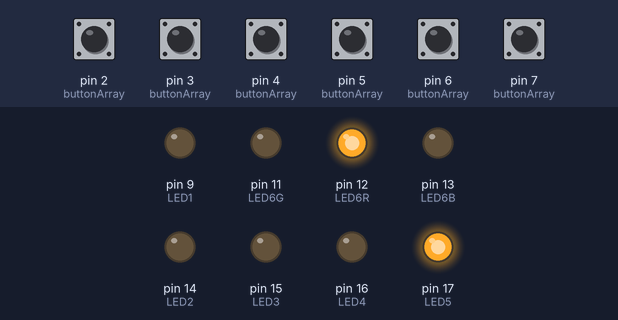
Simulated run of this sketch. Board: Arduino Uno, built with avr-gcc and run on an emulated ATmega328P. Shown: output pins drawn as LEDs (lit = HIGH). The test bench sets the inputs (shaded band); at power-on: pin 2 (buttonArray), pin 3 (buttonArray), pin 4 (buttonArray), pin 5 (buttonArray), pin 6 (buttonArray), pin 7 (buttonArray) HIGH. What the sketch prints to the serial monitor is not drawn.

Above: at 2.8 s.
2.9 s: pin 2 (buttonArray) pulled LOW for 0.15 s
At 4.1 s:
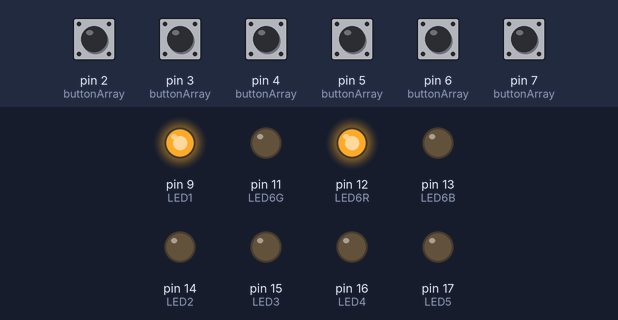
4.5 s: pin 3 (buttonArray) pulled LOW for 0.15 s
At 5.3 s:
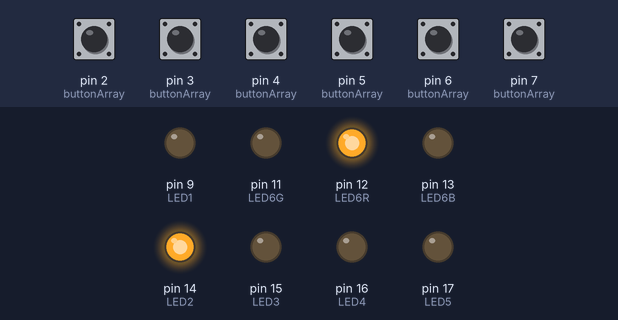
6.1 s: pin 4 (buttonArray) pulled LOW for 0.15 s
At 7.4 s:
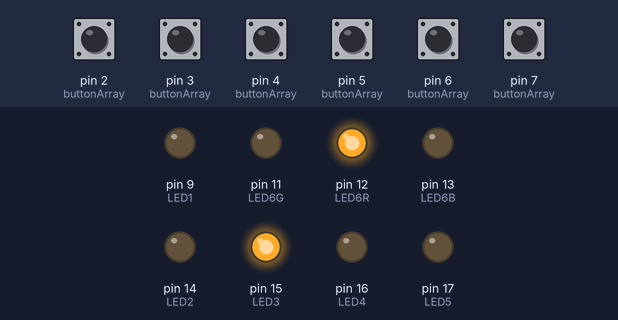
7.7 s: pin 5 (buttonArray) pulled LOW for 0.15 s
At 8.9 s:
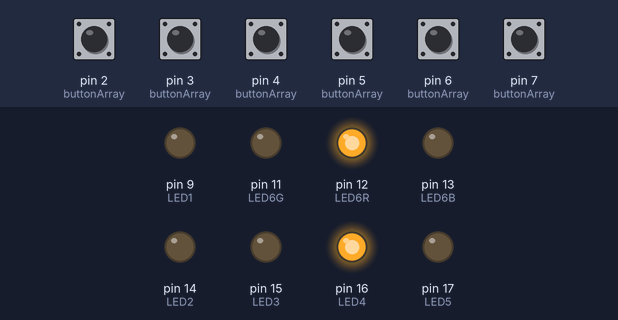
9.3 s: pin 7 (buttonArray) pulled LOW for 1 s
At 11.9 s:
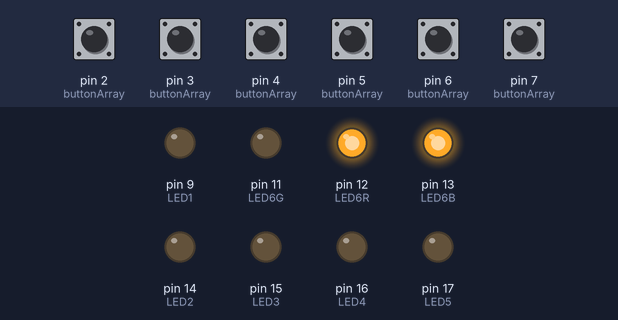
12.4 s: pin 6 (buttonArray) pulled LOW for 0.15 s
At 13.7 s:
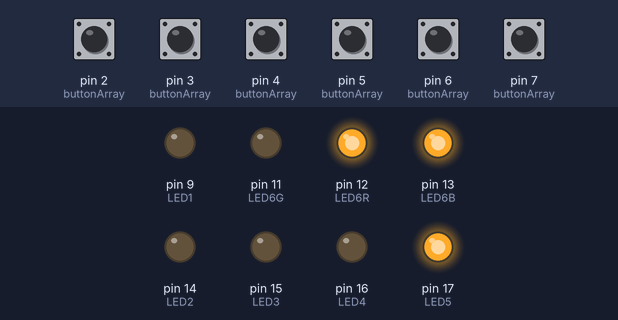
Timing chart, 0 to 15.0 s (numbered marks = the images above; inputs shaded):
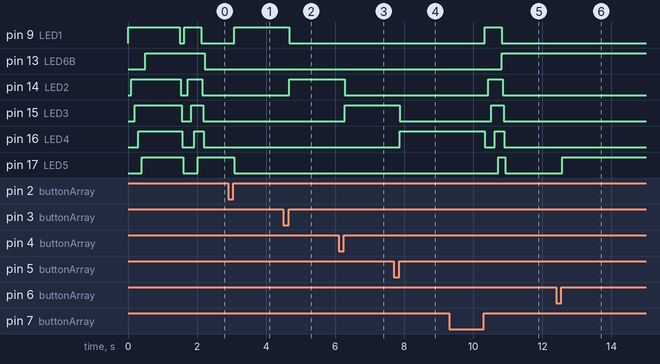

The sketch:

dmc6.ino
```cpp
// (licence header left out)
#include <Bounce2.h>

#define BTN1 2
#define BTN2 3
#define BTN3 4
#define BTN4 5
#define BTN5 6
#define BTN6 7
#define INTERVAL 25

#define LED1 9
#define LED2 14
#define LED3 15
#define LED4 16
#define LED5 17
#define LED6G 11
#define LED6R 12
#define LED6B 13

#define BANK1 0
#define BANK2 1
#define BANK3 2
#define BANK1ALT 3
#define BANK2ALT 4
#define BANK3ALT 5

#define ON 127
#define OFF 0

#define ALTPROGRAMSHIFT 18

Bounce2::Button bounce1 = Bounce2::Button();
Bounce2::Button bounce2 = Bounce2::Button();
Bounce2::Button bounce3 = Bounce2::Button();
Bounce2::Button bounce4 = Bounce2::Button();
Bounce2::Button bounce5 = Bounce2::Button();
Bounce2::Button bounce6 = Bounce2::Button();

int progCounter = 0;
int currentProg = 0;
int currentBank = 0;
bool isAltMode = false;
bool isCCMode = false;
bool isMuteMode = false;

int ledArray[] = {LED1, LED2, LED3, LED4, LED5, LED6R, LED6G, LED6B};
int buttonArray[] = {BTN1, BTN2, BTN3, BTN4, BTN5, BTN6};
Bounce2::Button bounceArray[] = {bounce1, bounce2, bounce3, bounce4, bounce5, bounce6};
byte currentCCValue[] = {OFF, OFF, OFF, OFF, OFF};
byte ccParam[] = {60, 61, 0, 62, 63};


void midiCC(byte cont, byte value) {
  // Serial.print("Sending CC: ");
  // Serial.print(cont);
  // Serial.print(" / ");
  // Serial.println(value);
  Serial.write(0xB0);
  Serial.write(cont);
  Serial.write(value);
}

void midiPC(int prog) {
  if (isAltMode && !isMuteMode) {
    prog += 10;
  }
  // Serial.print("Sending PC: ");
  // Serial.println(prog);
  Serial.write(0xC0);
  Serial.write(prog);
}


void flashLED(byte LED) {
  for (int i=0; i<10; i++) {
    digitalWrite(ledArray[LED-1], !digitalRead(ledArray[LED-1]) );
    delay(100);
  }
}

void clearLED() {
  for (int i = 0; i <5; i++) {
       digitalWrite(ledArray[i], LOW);
  }
}

void sendTap() {
  midiCC(64, 127);
}

void bootSequenceLights(bool withDelay) {
  unsigned long ledDelay = 100;

  digitalWrite(LED1, HIGH);
  delay(ledDelay);
  digitalWrite(LED2, HIGH);
  delay(ledDelay);
  digitalWrite(LED3, HIGH);
  delay(ledDelay);
  digitalWrite(LED4, HIGH);
  delay(ledDelay);
  digitalWrite(LED5, HIGH);
  delay(ledDelay);
  digitalWrite(LED6B, HIGH);
  digitalWrite(LED6R, HIGH);
  digitalWrite(LED6G, LOW);
  if (withDelay) {
    delay(10*ledDelay);
  }
  digitalWrite(LED1, LOW);
  delay(0.25*ledDelay);
  digitalWrite(LED2, LOW);
  delay(0.25*ledDelay);
  digitalWrite(LED3, LOW);
  delay(0.25*ledDelay);
  digitalWrite(LED4, LOW);
  delay(0.25*ledDelay);
  digitalWrite(LED5, LOW);
}


void setup() {

  Serial.begin(31250);  // init MIDI output
  // Serial.begin(9600);

  for (int i = 0; i < 6; i++) {
    bounceArray[i].attach(buttonArray[i], INPUT);
    bounceArray[i].interval(INTERVAL);
    bounceArray[i].setPressedState(LOW);
    digitalWrite(buttonArray[i], HIGH);
  }
  for (int i = 0; i < 8; i++) {
    pinMode(ledArray[i], OUTPUT);
  }

//flash LEDs to show we're alive
  bootSequenceLights(true);
}

void loop() {

  for (int i = 0; i < 6; i++) {
    bounceArray[i].update();
    if (bounceArray[i].rose()) {
      if (i < 5) {
        if (currentBank == 2) {
          if (i != 2) { // bottom right button
            if (currentCCValue[i]==OFF) {
              currentCCValue[i]=ON;
              digitalWrite(ledArray[i], HIGH);
            } else {
              currentCCValue[i]=OFF;
              digitalWrite(ledArray[i], LOW);
            }
            midiCC(ccParam[i], currentCCValue[i]);
          } else {
            if (!isMuteMode) {
              isMuteMode = true;
              midiPC(99);
              digitalWrite(ledArray[i], HIGH);
            } else {
              isMuteMode = false;
              midiPC(currentProg);
              digitalWrite(ledArray[i], LOW);
            }
          }

        } else {
          // Serial.print("Button pressed: ");
          // Serial.println(i);
          clearLED();
          digitalWrite(ledArray[i], HIGH);
          currentProg = currentBank * 5 + i + 1;
          midiPC(currentProg);
        }
      } else {
        if (bounceArray[i].previousDuration() > 250) {
          // Serial.println("Button hold: 6");
          clearLED();
          bootSequenceLights(false);
          isAltMode = !isAltMode;
          if (currentBank == 1) {
            digitalWrite(LED6G, HIGH);
            isAltMode?digitalWrite(LED6B, LOW):digitalWrite(LED6B, HIGH);
            digitalWrite(LED6R, LOW);
            isCCMode = false;
          } else if (currentBank == 2) {
            digitalWrite(LED6B, HIGH);
            digitalWrite(LED6R, HIGH);
            digitalWrite(LED6G, HIGH);
            isCCMode = true;
          } else if (currentBank == 0) {
            digitalWrite(LED6R, HIGH);
            digitalWrite(LED6G, LOW);
            isAltMode?digitalWrite(LED6B, LOW):digitalWrite(LED6B, HIGH);
            isCCMode = false;
          }
        } else {
          // Serial.println("Button pressed: 6");
          // Serial.print("Current Bank: ");
          // Serial.println(currentBank);
          clearLED();
          if (currentBank == 0) {
            currentBank = 1;
            digitalWrite(LED6G, HIGH);
            isAltMode?digitalWrite(LED6B, LOW):digitalWrite(LED6B, HIGH);
            digitalWrite(LED6R, LOW);
            isCCMode = false;
          } else if (currentBank == 1) {
            currentBank = 2;
            digitalWrite(LED6B, HIGH);
            digitalWrite(LED6R, HIGH);
            digitalWrite(LED6G, HIGH);
            isCCMode = true;
          } else if (currentBank == 2) {
            currentBank = 0;
            digitalWrite(LED6R, HIGH);
            digitalWrite(LED6G, LOW);
            isAltMode?digitalWrite(LED6B, LOW):digitalWrite(LED6B, HIGH);
            isCCMode = false;
          }
          // Serial.print("New Bank: ");
          // Serial.println(currentBank);
        }
      }
    }
  }
}
```

Measured:
- after the input at 2.9 s, pin 9 (LED1): LOW → HIGH after 0.17 s; pin 17 (LED5): HIGH → LOW after 0.17 s
- after the input at 4.5 s, pin 9 (LED1): HIGH → LOW after 0.17 s; pin 14 (LED2): LOW → HIGH after 0.17 s
- after the input at 6.1 s, pin 14 (LED2): HIGH → LOW after 0.17 s; pin 15 (LED3): LOW → HIGH after 0.17 s
- after the input at 7.7 s, pin 15 (LED3): HIGH → LOW after 0.17 s; pin 16 (LED4): LOW → HIGH after 0.17 s
- after the input at 9.3 s, pin 9 (LED1): LOW → HIGH after 1.0 s, → LOW 0.50 s later; pin 13 (LED6B): LOW → HIGH after 1.5 s; pin 14 (LED2): LOW → HIGH after 1.1 s, → LOW 0.43 s later; pin 15 (LED3): LOW → HIGH after 1.2 s, → LOW 0.35 s later; pin 16 (LED4): HIGH → LOW after 1.0 s, → HIGH 0.30 s later, → LOW 0.28 s later
- after the input at 12.4 s, pin 17 (LED5): LOW → HIGH after 0.18 s
